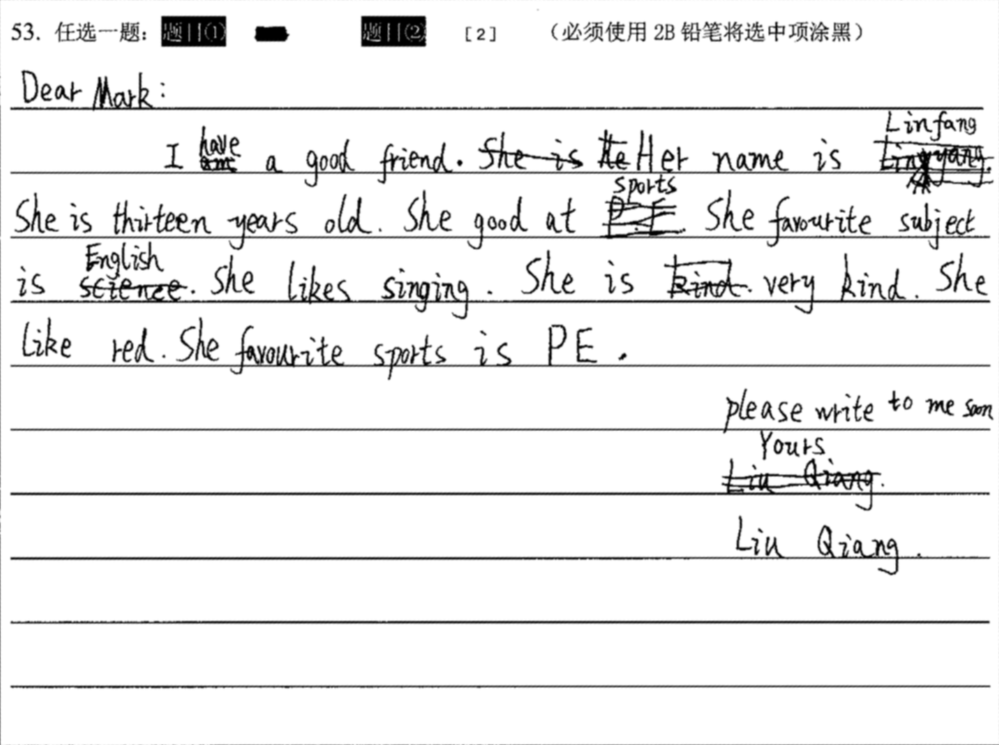
#> input picture exam/train/processed/-10_4_82000107.png, 999 x 745 px, found by its file name; its folder holds 4 pictures in this run
$ python exercisePhoto.py
#> lines starting #> are read from the running program, lines starting #| are printed output that depends on the picture; pictures that were not available may be replaced by others from this repository, and a replacement may not be noted
### ImageUtils.py
import matplotlib.pyplot as plt
import numpy as np
import cv2

# [30 lines left out: function show_images, not called in this run]


def resize(orgimg, longEdge=1000):
    oldHeight, oldWidth, _ = orgimg.shape
    dim = None
    if (oldHeight > oldWidth):
        r = longEdge / oldHeight
        dim = (int(oldWidth * r), longEdge)
    else:
        r = longEdge / oldWidth
        dim = (longEdge, int(oldHeight * r))
    img = cv2.resize(orgimg, dim, interpolation=cv2.INTER_AREA)
    # showImage(img, 'resize')
    return img


# [53 lines left out: functions get_hsvmask, erode_dilate, swap_color, clahe_hsv, not called in this run]

### exercisePhoto.py
import cv2
import os
from ImageUtils import resize

debug = False

HYPER_THRESH_1 = 27
HYPER_THRESH_2 = 2
HYPER_KERNEL = 3


def main():
    filepath = '/home/bruce/Documents/ShareDocs/processed/'
    outputpath = filepath + 'toprint/'
    for filename in os.listdir(outputpath):
        os.remove(outputpath+filename)
    for filename in os.listdir(filepath):
        if all([not filename.endswith('.png'), not filename.endswith('.jpg')]):
            continue
        orgimg = cv2.imread(filepath+filename)
#> orgimg is the input picture: shape (745, 999, 3); min 0, max 255, mean 237.6
        resizedImg = resize(orgimg, 2000)
#> in resize, `img = cv2.resize(orgimg, dim, interpolation=cv2.INTER_AREA)`:
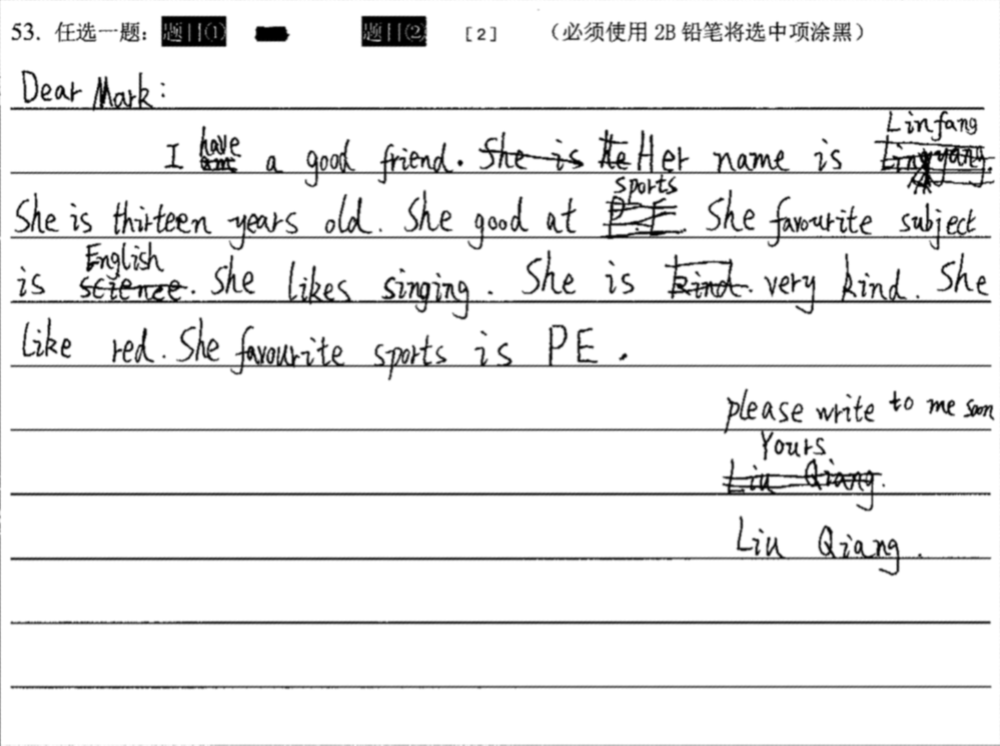
#> img: shape (1491, 2000, 3) (shown at 1/2 size); min 0, max 255, mean 237.5
        ret1, th1 = cv2.threshold(resizedImg, 200, 255, cv2.THRESH_TRUNC)
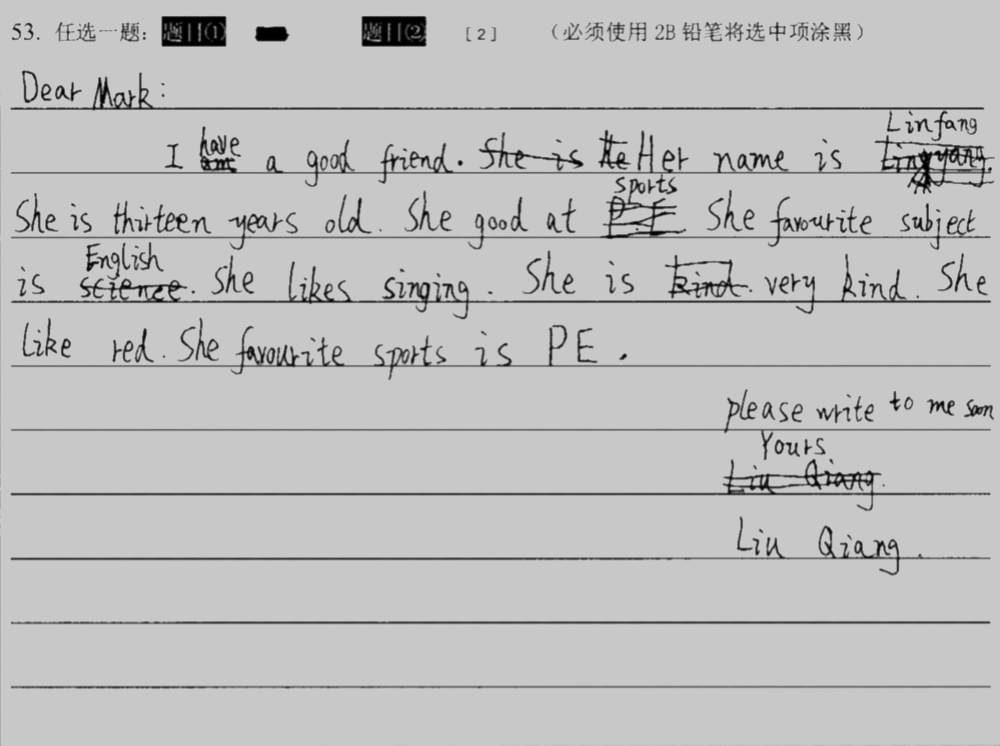
#> th1: shape (1491, 2000, 3) (shown at 1/2 size); min 0, max 200, mean 190.2
        cv2.imwrite(outputpath+filename, th1)
#> pass 2 of the loop in main, `for filename in os.listdir(filepath):`:
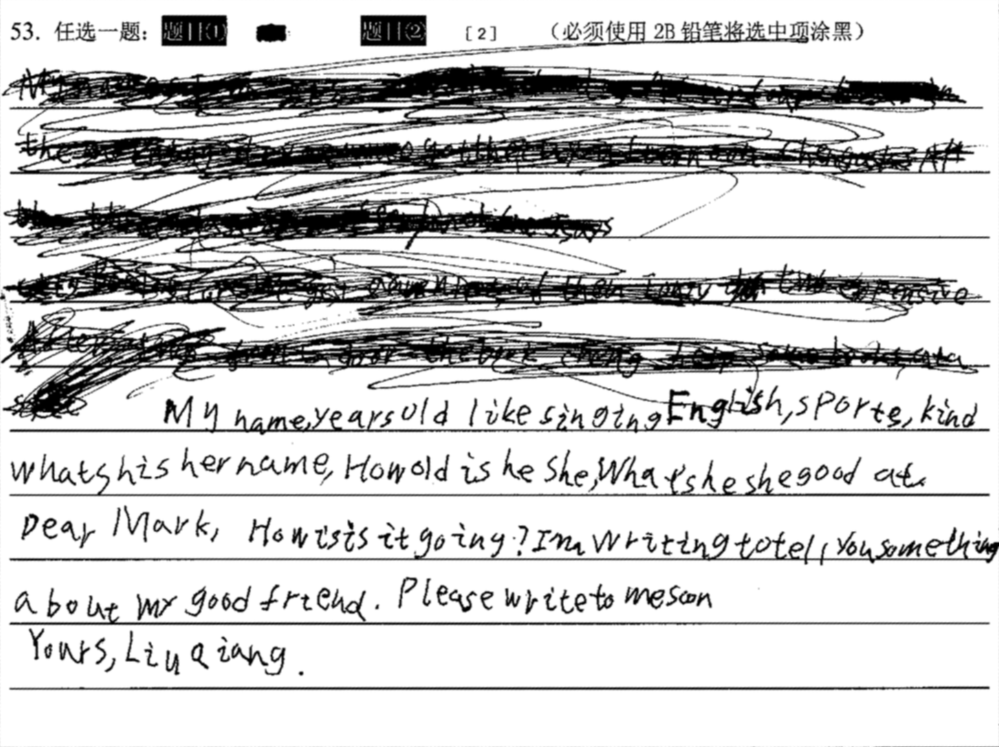
#> input picture exam/train/processed/-11_4_82000110.png, 999 x 747 px, found by its file name
#> in main, orgimg is the input picture: shape (747, 999, 3); min 0, max 255, mean 204.9
#> in resize (call 2), `img = cv2.resize(orgimg, dim, interpolation=cv2.INTER_AREA)`:
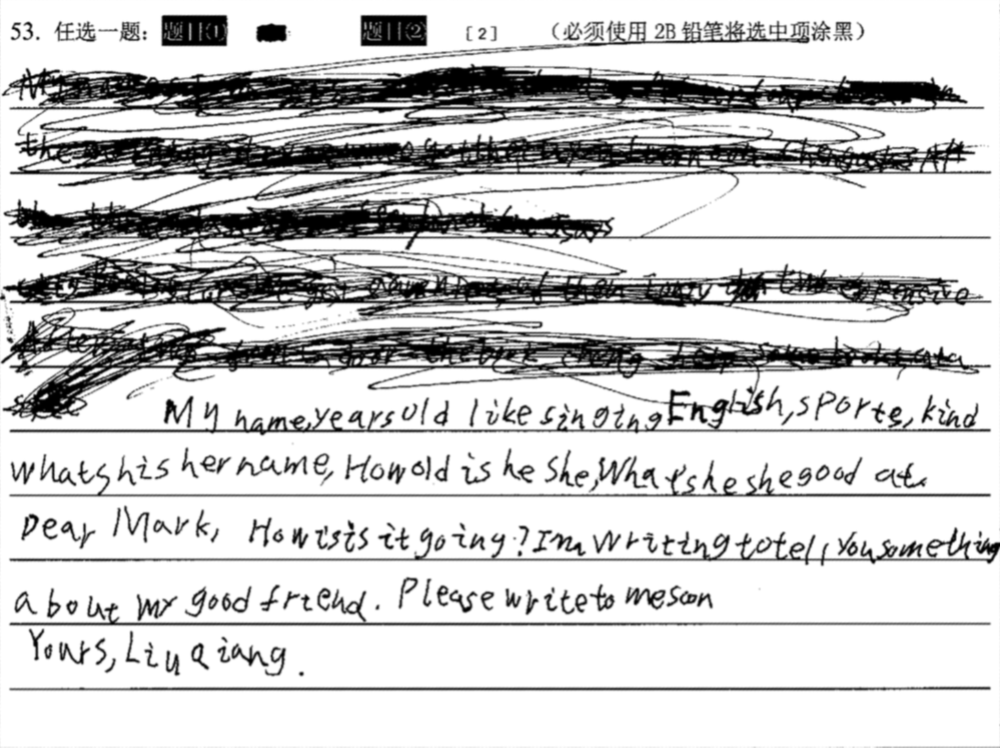
#> img: shape (1495, 2000, 3) (shown at 1/2 size); min 0, max 255, mean 204.9
#> in main, `ret1, th1 = cv2.threshold(resizedImg, 200, 255, cv2.THRESH_TRUNC)`:
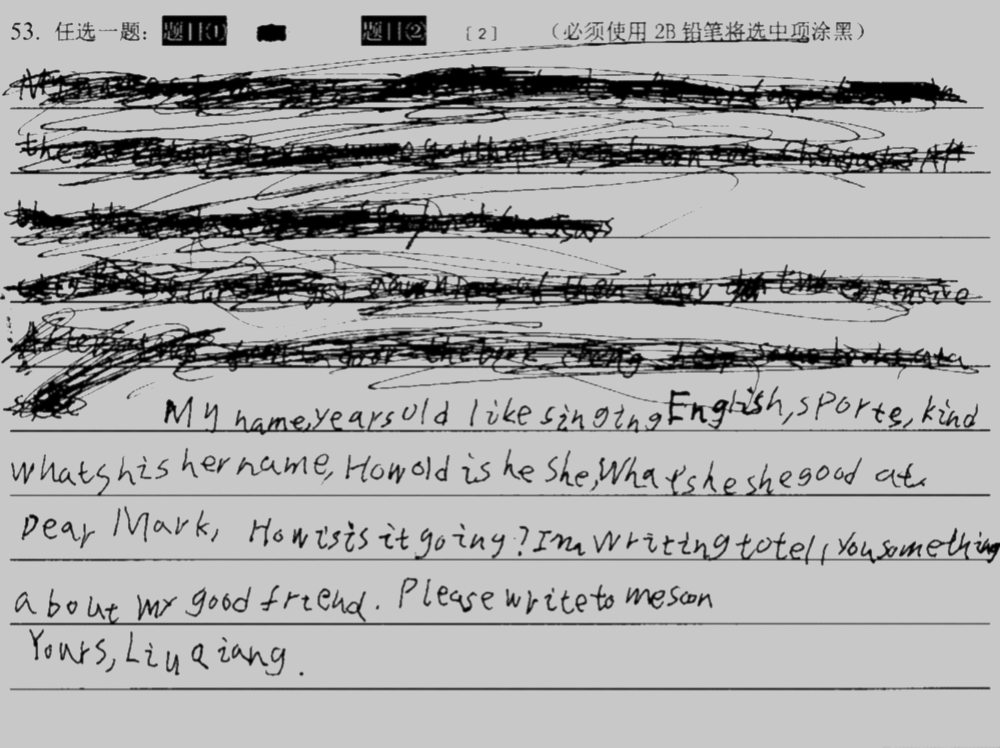
#> th1: shape (1495, 2000, 3) (shown at 1/2 size); min 0, max 200, mean 168
#> pass 3 of the loop in main, `for filename in os.listdir(filepath):`:
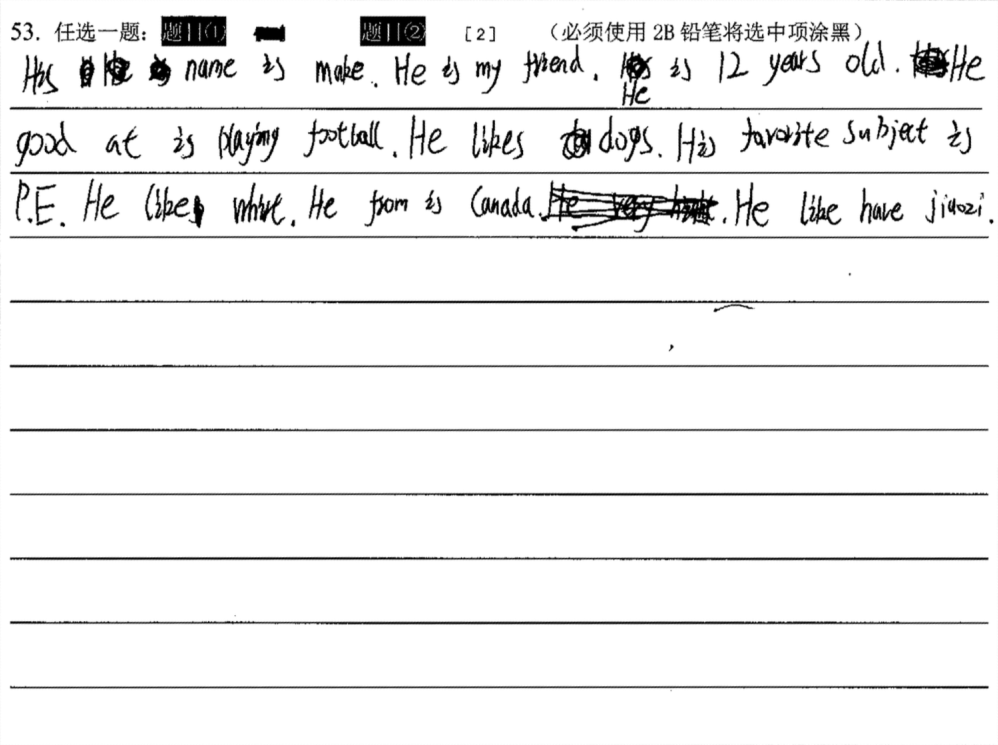
#> input picture exam/train/processed/-14_4_82000112.png, 998 x 745 px, found by its file name
#> in main, orgimg is the input picture: shape (745, 998, 3); min 0, max 255, mean 239.7
#> in resize (call 3), `img = cv2.resize(orgimg, dim, interpolation=cv2.INTER_AREA)`:
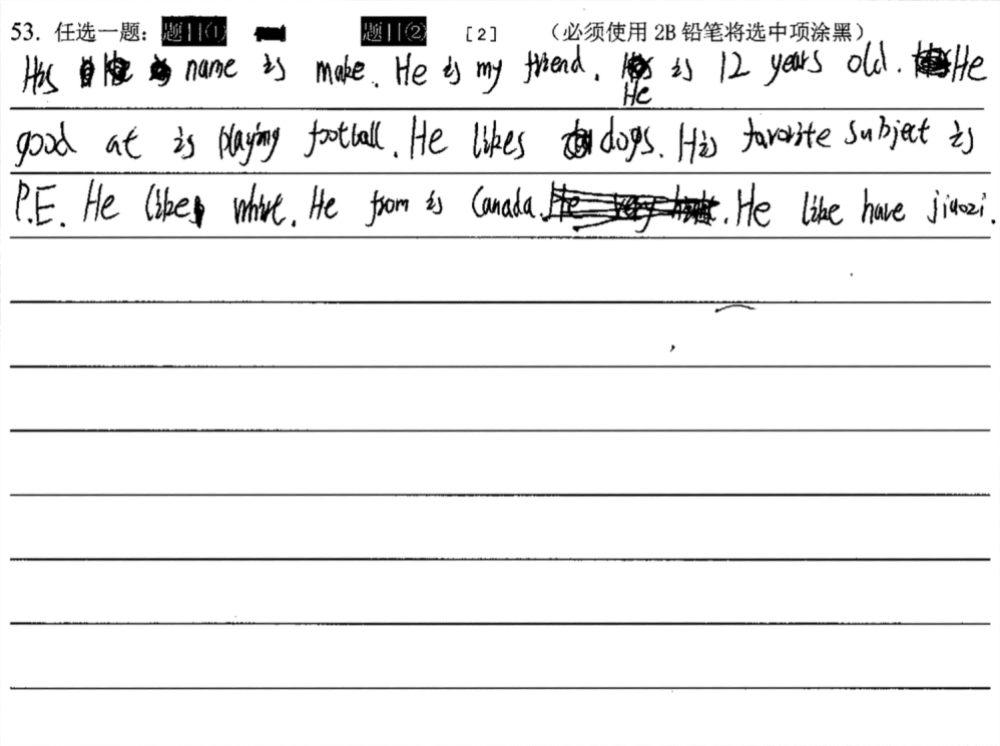
#> img: shape (1492, 2000, 3) (shown at 1/2 size); min 0, max 255, mean 239.7
#> in main, `ret1, th1 = cv2.threshold(resizedImg, 200, 255, cv2.THRESH_TRUNC)`:
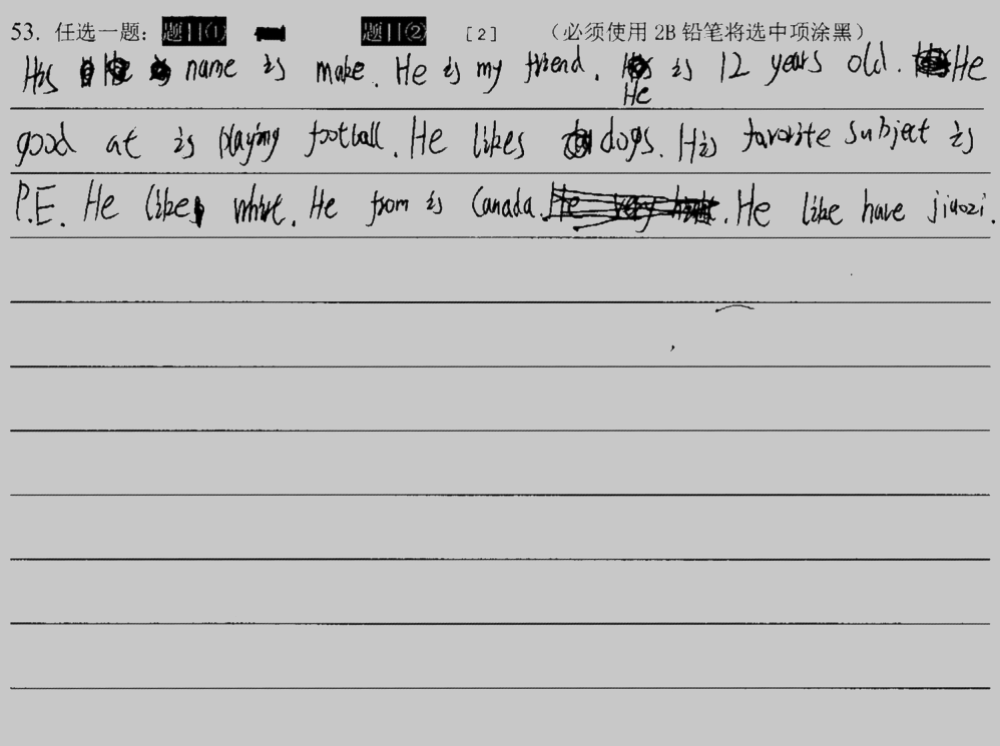
#> th1: shape (1492, 2000, 3) (shown at 1/2 size); min 0, max 200, mean 190.7
#> the loop made 4 passes; the first 3 are shown

if __name__ == '__main__':
    main()
